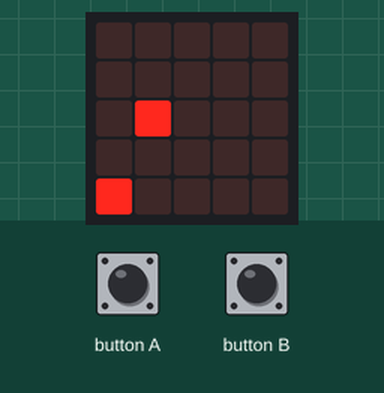
Bench run of a program on a simulated BBC micro:bit (MakeCode). Shown: the board's 5×5 LED display. The test bench sets the inputs (shaded band). Random numbers come from a fixed seed.

Above: at 1.2 s.
1.3 s: button B pressed for 0.15 s
At 1.9 s:
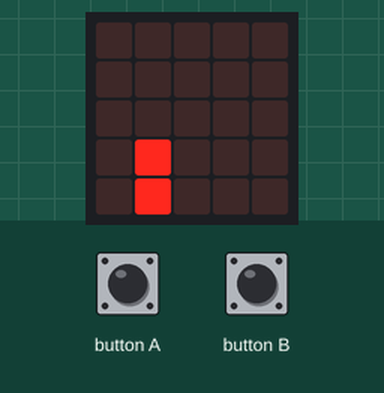
2.0 s: button A pressed for 0.15 s
At 2.33 s:
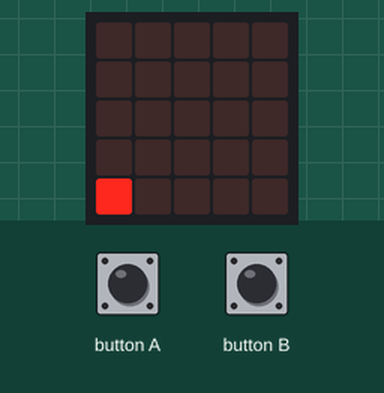
2.7 s: button B pressed for 0.15 s
At 3.3 s:
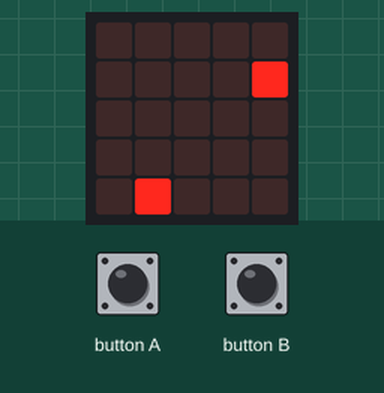
3.4 s: button A pressed for 0.15 s
At 3.78 s:
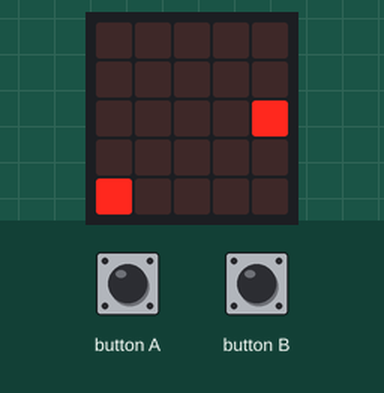
4.1 s: button B pressed for 0.15 s
At 4.73 s:
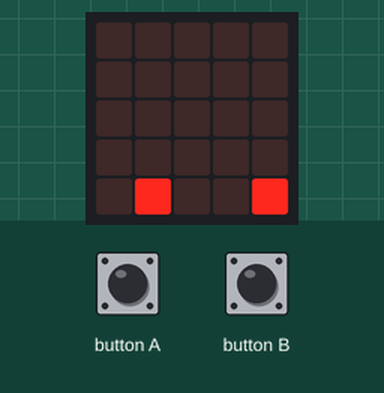
4.8 s: button A pressed for 0.15 s
At 5.4 s:
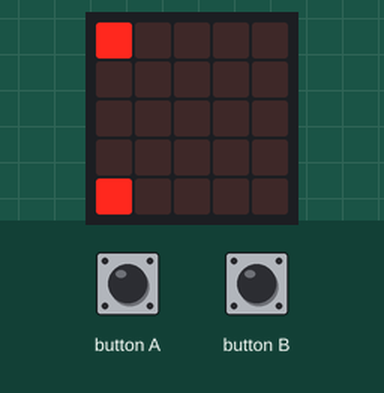
Timing chart, 0 to 7.8 s (numbered marks = the images above; inputs shaded):
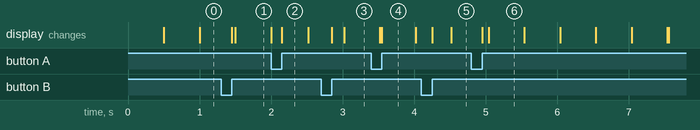

Measured:
- what the display in image 4 shows lasts 0.4 s, from 3.6 s to 4.0 s

The program:

main.ts
```typescript
function compte_score () {

}
input.onButtonPressed(Button.A, function () {
    if (posX != 0) {
        led.unplot(posX, direction)
        posX += -1
        led.plot(posX, direction)
    }
})
input.onButtonPressed(Button.B, function () {
    if (posX != 4) {
        led.unplot(posX, direction)
        posX += 1
        led.plot(posX, direction)
    }
})
let y = 0
let x = 0
let direction = 0
let posX = 0
posX = 0
direction = 4
led.plot(posX, direction)
basic.forever(function () {
    x = randint(0, 4)
    y = 0
    led.plot(x, y)
    basic.pause(500)
    while (y < 4) {
        led.unplot(x, y)
        y += 1
        led.plot(x, y)
        basic.pause(500)
        led.unplot(x, y)
    }
})
```

test.ts
```typescript
// les tests vont ici ; cela ne sera pas compilé si ce paquet est utilisé en tant qu'extension.
```
